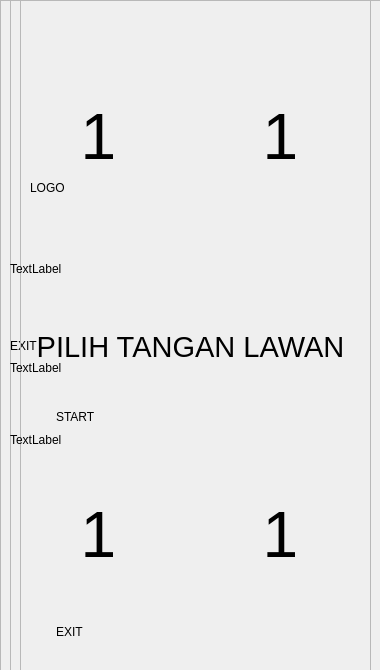
<?xml version="1.0" encoding="UTF-8"?>
<ui version="4.0">
 <class>Form</class>
 <widget class="QWidget" name="Form">
  <property name="geometry">
   <rect>
    <x>0</x>
    <y>0</y>
    <width>380</width>
    <height>670</height>
   </rect>
  </property>
  <property name="windowTitle">
   <string>Form</string>
  </property>
  <widget class="QFrame" name="home_frame">
   <property name="geometry">
    <rect>
     <x>20</x>
     <y>-7</y>
     <width>351</width>
     <height>681</height>
    </rect>
   </property>
   <property name="frameShape">
    <enum>QFrame::StyledPanel</enum>
   </property>
   <property name="frameShadow">
    <enum>QFrame::Raised</enum>
   </property>
   <layout class="QFormLayout" name="formLayout">
    <item row="4" column="0">
     <spacer name="verticalSpacer">
      <property name="orientation">
       <enum>Qt::Vertical</enum>
      </property>
      <property name="sizeHint" stdset="0">
       <size>
        <width>20</width>
        <height>22</height>
       </size>
      </property>
     </spacer>
    </item>
    <item row="2" column="0">
     <spacer name="verticalSpacer_2">
      <property name="orientation">
       <enum>Qt::Vertical</enum>
      </property>
      <property name="sizeHint" stdset="0">
       <size>
        <width>20</width>
        <height>144</height>
       </size>
      </property>
     </spacer>
    </item>
    <item row="1" column="0" colspan="2">
     <widget class="QLabel" name="logo_label">
      <property name="minimumSize">
       <size>
        <width>0</width>
        <height>80</height>
       </size>
      </property>
      <property name="text">
       <string>LOGO</string>
      </property>
     </widget>
    </item>
    <item row="5" column="1">
     <widget class="QLabel" name="exit_button">
      <property name="minimumSize">
       <size>
        <width>0</width>
        <height>65</height>
       </size>
      </property>
      <property name="text">
       <string>EXIT</string>
      </property>
     </widget>
    </item>
    <item row="0" column="0">
     <spacer name="verticalSpacer_3">
      <property name="orientation">
       <enum>Qt::Vertical</enum>
      </property>
      <property name="sizeHint" stdset="0">
       <size>
        <width>20</width>
        <height>65</height>
       </size>
      </property>
     </spacer>
    </item>
    <item row="3" column="1">
     <widget class="QLabel" name="start_button">
      <property name="minimumSize">
       <size>
        <width>0</width>
        <height>65</height>
       </size>
      </property>
      <property name="text">
       <string>START</string>
      </property>
     </widget>
    </item>
   </layout>
  </widget>
  <widget class="QFrame" name="ingame_frame">
   <property name="geometry">
    <rect>
     <x>10</x>
     <y>0</y>
     <width>361</width>
     <height>671</height>
    </rect>
   </property>
   <property name="frameShape">
    <enum>QFrame::StyledPanel</enum>
   </property>
   <property name="frameShadow">
    <enum>QFrame::Raised</enum>
   </property>
   <widget class="QLabel" name="ai_left">
    <property name="geometry">
     <rect>
      <x>8</x>
      <y>1</y>
      <width>161</width>
      <height>271</height>
     </rect>
    </property>
    <property name="font">
     <font>
      <pointsize>48</pointsize>
     </font>
    </property>
    <property name="text">
     <string>1</string>
    </property>
    <property name="alignment">
     <set>Qt::AlignCenter</set>
    </property>
   </widget>
   <widget class="QLabel" name="player_left">
    <property name="geometry">
     <rect>
      <x>8</x>
      <y>399</y>
      <width>161</width>
      <height>271</height>
     </rect>
    </property>
    <property name="font">
     <font>
      <pointsize>48</pointsize>
     </font>
    </property>
    <property name="text">
     <string>1</string>
    </property>
    <property name="alignment">
     <set>Qt::AlignCenter</set>
    </property>
   </widget>
   <widget class="QLabel" name="status_game_label">
    <property name="geometry">
     <rect>
      <x>10</x>
      <y>301</y>
      <width>341</width>
      <height>91</height>
     </rect>
    </property>
    <property name="font">
     <font>
      <pointsize>22</pointsize>
     </font>
    </property>
    <property name="text">
     <string>PILIH TANGAN LAWAN</string>
    </property>
    <property name="alignment">
     <set>Qt::AlignCenter</set>
    </property>
   </widget>
   <widget class="QLabel" name="ai_right">
    <property name="geometry">
     <rect>
      <x>190</x>
      <y>1</y>
      <width>161</width>
      <height>271</height>
     </rect>
    </property>
    <property name="font">
     <font>
      <pointsize>48</pointsize>
     </font>
    </property>
    <property name="text">
     <string>1</string>
    </property>
    <property name="alignment">
     <set>Qt::AlignCenter</set>
    </property>
   </widget>
   <widget class="QLabel" name="player_right">
    <property name="geometry">
     <rect>
      <x>190</x>
      <y>399</y>
      <width>161</width>
      <height>271</height>
     </rect>
    </property>
    <property name="font">
     <font>
      <pointsize>48</pointsize>
     </font>
    </property>
    <property name="text">
     <string>1</string>
    </property>
    <property name="alignment">
     <set>Qt::AlignCenter</set>
    </property>
   </widget>
   <widget class="QLabel" name="exit_button_ingame">
    <property name="geometry">
     <rect>
      <x>0</x>
      <y>330</y>
      <width>31</width>
      <height>31</height>
     </rect>
    </property>
    <property name="text">
     <string>EXIT</string>
    </property>
   </widget>
  </widget>
  <widget class="QLabel" name="bg_label">
   <property name="geometry">
    <rect>
     <x>0</x>
     <y>0</y>
     <width>384</width>
     <height>680</height>
    </rect>
   </property>
   <property name="text">
    <string/>
   </property>
  </widget>
  <widget class="QLabel" name="move_label">
   <property name="geometry">
    <rect>
     <x>0</x>
     <y>0</y>
     <width>401</width>
     <height>16</height>
    </rect>
   </property>
   <property name="text">
    <string/>
   </property>
  </widget>
  <widget class="QFrame" name="lose_frame">
   <property name="geometry">
    <rect>
     <x>0</x>
     <y>0</y>
     <width>381</width>
     <height>681</height>
    </rect>
   </property>
   <property name="frameShape">
    <enum>QFrame::StyledPanel</enum>
   </property>
   <property name="frameShadow">
    <enum>QFrame::Raised</enum>
   </property>
   <layout class="QFormLayout" name="formLayout_2">
    <item row="1" column="0" colspan="2">
     <widget class="QLabel" name="lose_label">
      <property name="minimumSize">
       <size>
        <width>0</width>
        <height>120</height>
       </size>
      </property>
      <property name="text">
       <string>TextLabel</string>
      </property>
     </widget>
    </item>
    <item row="2" column="0" colspan="2">
     <widget class="QLabel" name="play_again_label">
      <property name="minimumSize">
       <size>
        <width>0</width>
        <height>66</height>
       </size>
      </property>
      <property name="text">
       <string>TextLabel</string>
      </property>
     </widget>
    </item>
    <item row="3" column="0" colspan="2">
     <widget class="QLabel" name="menu_label">
      <property name="minimumSize">
       <size>
        <width>0</width>
        <height>65</height>
       </size>
      </property>
      <property name="text">
       <string>TextLabel</string>
      </property>
     </widget>
    </item>
    <item row="0" column="0">
     <spacer name="verticalSpacer_4">
      <property name="orientation">
       <enum>Qt::Vertical</enum>
      </property>
      <property name="sizeHint" stdset="0">
       <size>
        <width>20</width>
        <height>170</height>
       </size>
      </property>
     </spacer>
    </item>
    <item row="4" column="0">
     <spacer name="verticalSpacer_5">
      <property name="orientation">
       <enum>Qt::Vertical</enum>
      </property>
      <property name="sizeHint" stdset="0">
       <size>
        <width>20</width>
        <height>170</height>
       </size>
      </property>
     </spacer>
    </item>
   </layout>
  </widget>
  <zorder>bg_label</zorder>
  <zorder>ingame_frame</zorder>
  <zorder>home_frame</zorder>
  <zorder>move_label</zorder>
  <zorder>lose_frame</zorder>
 </widget>
 <resources/>
 <connections/>
</ui>
